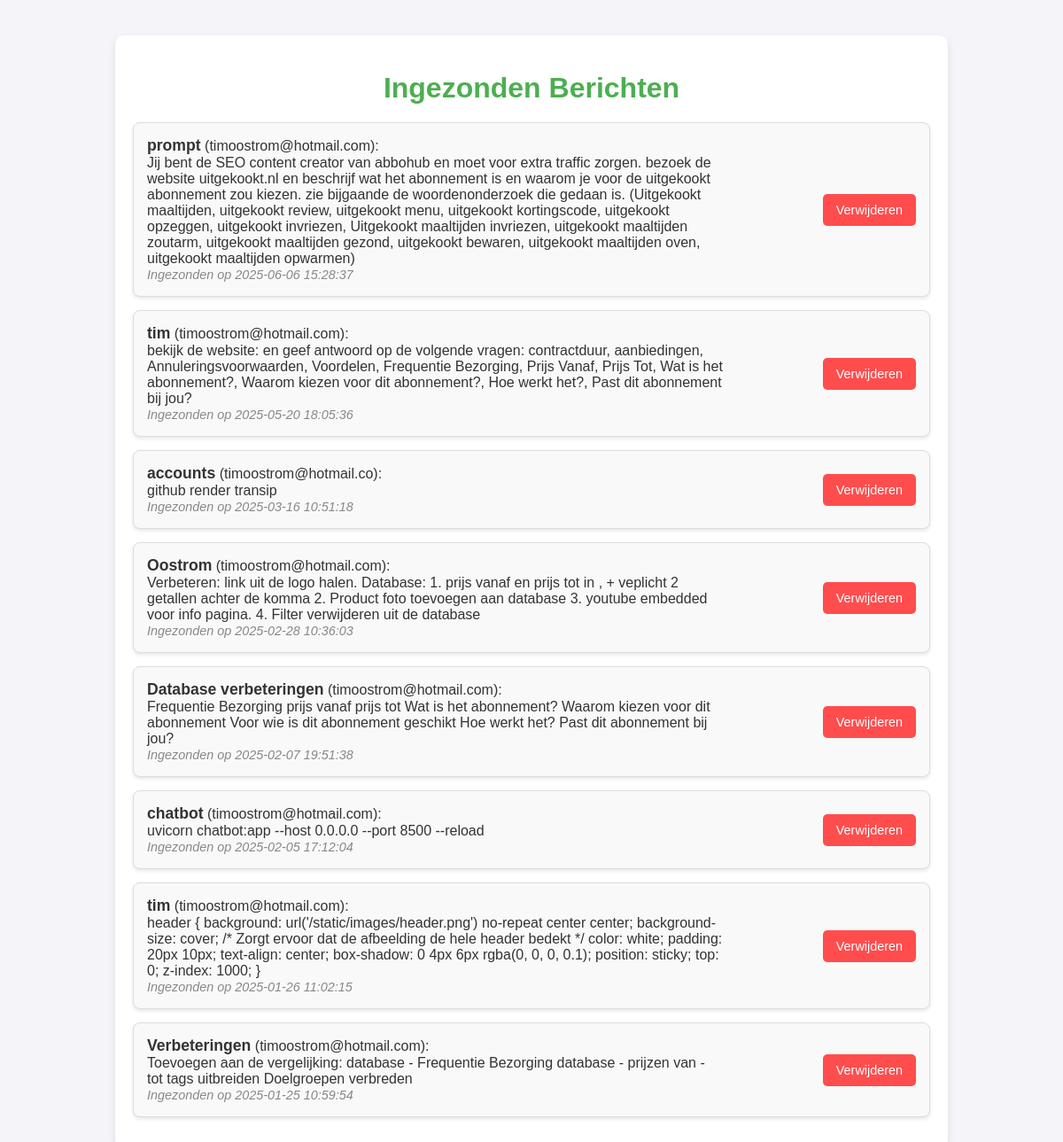
/berichten, run on an earlier commit of the app's database.
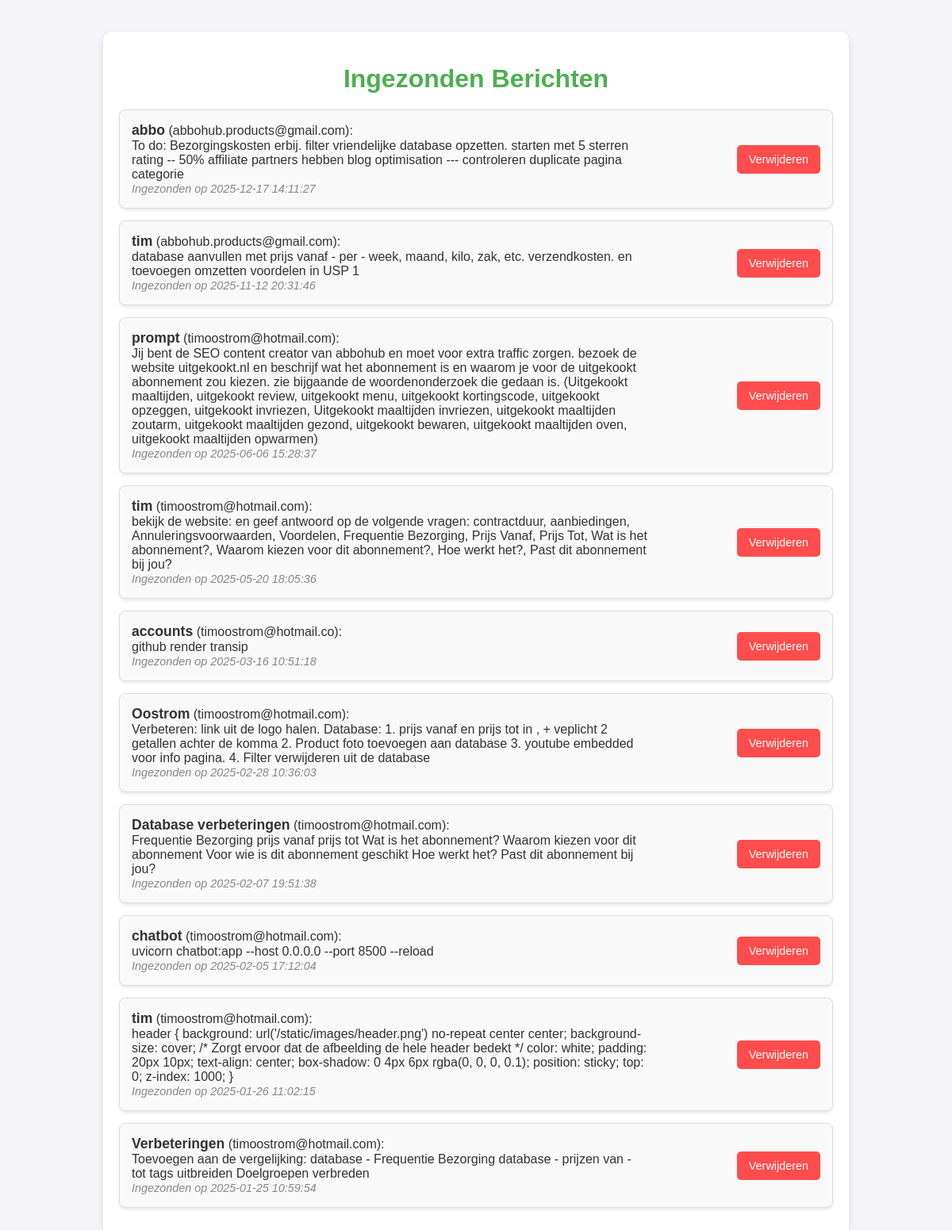
And on a later commit of the database.
### app.py (models this page shows, shortened)
class ContactBericht(db.Model):
    id = db.Column(db.Integer, primary_key=True)
    naam = db.Column(db.String(100), nullable=False)
    email = db.Column(db.String(120), nullable=False)
    bericht = db.Column(db.Text, nullable=False)
    datum = db.Column(db.DateTime, default=db.func.current_timestamp())

### app.py (the view)
@app.route('/berichten')
def berichten():
    alle_berichten = ContactBericht.query.order_by(ContactBericht.datum.desc()).all()
    return render_template('berichten.html', berichten=alle_berichten)

### app.py (called while the page is built)
@app.before_request
def enforce_trailing_slash():
    if request.path.startswith("/blog") and not request.path.endswith("/"):
        return redirect(request.path + "/", code=301)

### templates/berichten.html (shortened to what this page needs)
<!DOCTYPE html>
<html lang="nl">
<head>
</head>
<body>
    <div class="container">
        <h1>Ingezonden Berichten</h1>
        <ul>
            {% for bericht in berichten %}
                <li>
                    <div class="message-details">
                        <strong>{{ bericht.naam }}</strong> ({{ bericht.email }}):<br>
                        {{ bericht.bericht }}<br>
                        <em>Ingezonden op {{ bericht.datum }}</em>
                    </div>
                    <form action="{{ url_for('verwijder_bericht', id=bericht.id) }}" method="POST">
                        <button class="delete-button" type="submit" onclick="return confirm('Weet je zeker dat je dit bericht wilt verwijderen?')">Verwijderen</button>
                    </form>
                </li>
            {% endfor %}
        </ul>
    </div>
</body>
</html>

What changed in the data, as far as the page shows it:
added ContactBericht: naam "abbo", email "abbohub.products@gmail.com", bericht "To do: Bezorgingskosten erbij. filter vriendelijke database opzetten. starten met 5 sterren rating -- 50% affiliate partners hebben blog optimisation --- controleren duplicate pagina categorie", datum "2025-12-17 14:11:27"
added ContactBericht: naam "tim", email "abbohub.products@gmail.com", bericht "database aanvullen met prijs vanaf - per - week, maand, kilo, zak, etc. verzendkosten. en toevoegen omzetten voordelen in USP 1", datum "2025-11-12 20:31:46"
